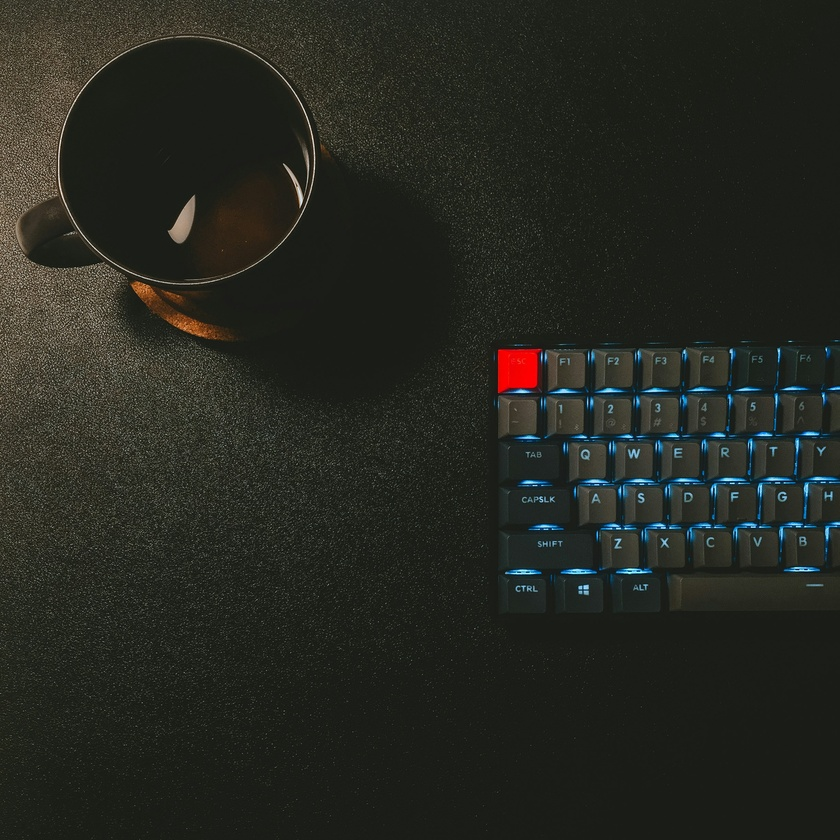
#> input picture advanced-level/Problem-09/color_image.jpg, 840 x 840 px, shrunk from 2448 x 2448 before the run, found by its file name
$ python solution9.py
#> lines starting #> are read from the running program, lines starting #| are printed output that depends on the picture
from PIL import Image

def convert_to_grayscale(input_path, output_path):

    try:

        img = Image.open(input_path)
#> img is the input picture: PIL image 840x840 RGB; mean R, G, B 37.6, 39.6, 32.9


        gray_img = img.convert("L")
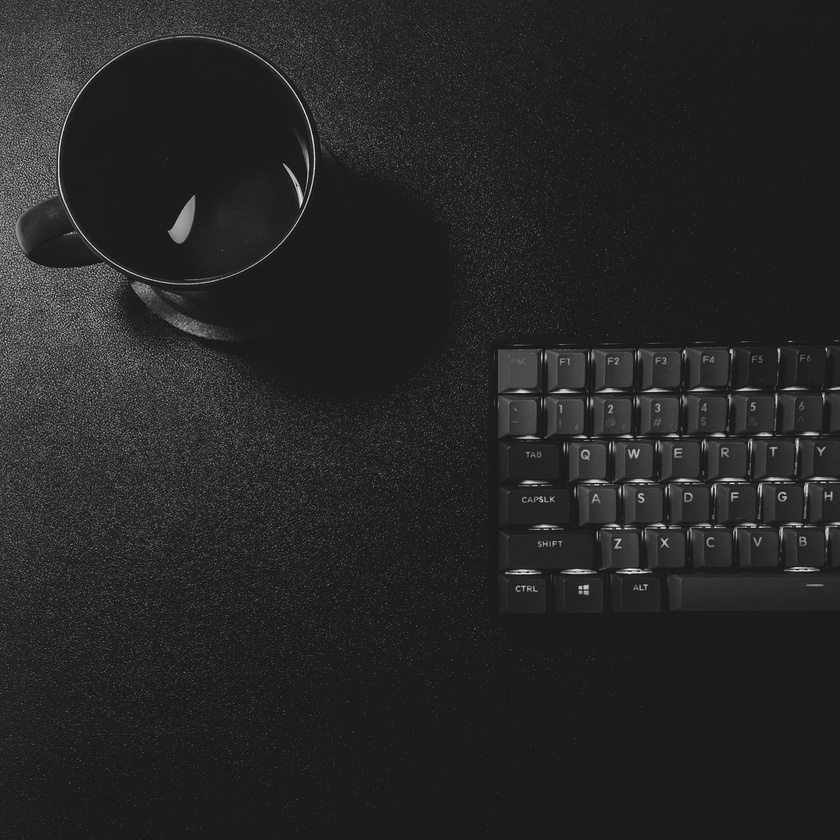
#> gray_img: PIL image 840x840 L; min 5, max 240, mean 38.2


        gray_img.save(output_path)
        print(f"Grayscale image saved as {output_path}")

    except Exception as e:
        print(f"Error: {e}")

convert_to_grayscale("f:/bongodev-class-content/python-practice-problems/advanced-level/Problem-09/color_image.jpg", "f:/bongodev-class-content/python-practice-problems/advanced-level/Problem-09/grayscale_image.jpg")
